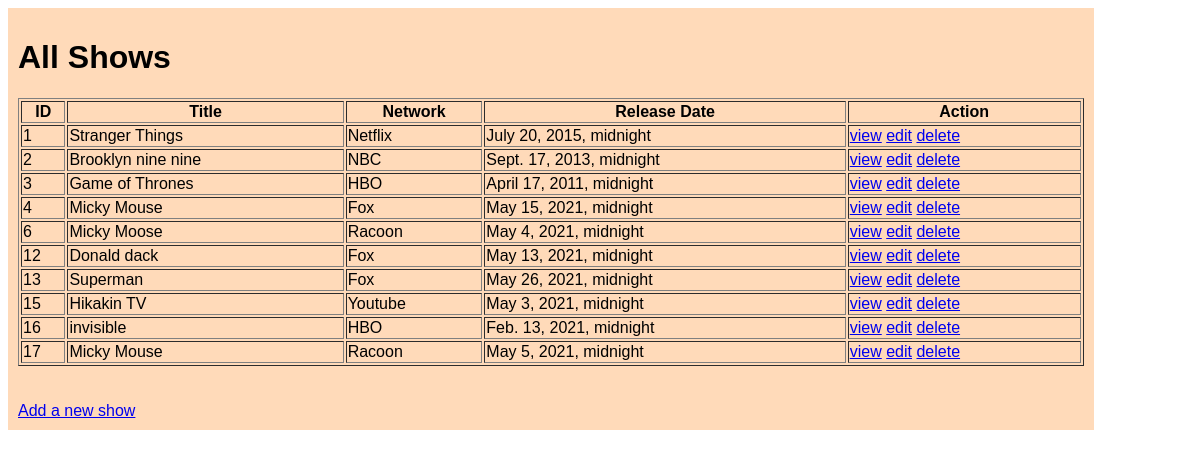
The page / on the database its author committed.
### tvshow_app/models.py (models this page shows)
class Tvshow(models.Model):
    title = models.TextField()
    network = models.CharField(max_length=45)
    release_date = models.DateTimeField()
    description = models.TextField(null=True)
    create_at = models.DateTimeField(auto_now_add=True)
    update_at = models.DateTimeField(auto_now=True)
    objects = TvshowManager()

### tvshow_app/views.py (the view)
# urls.py: path('', views.index),
def index(request):
    context = {
    'tvshows': Tvshow.objects.all()
    }
    return render(request, "shows.html", context)

### tvshow_app/templates/shows.html (shortened to what this page needs)
<!DOCTYPE html>
<html lang="en">
<head>
    {% load static %}
    <link rel="stylesheet" href="{%static 'style.css'%}">
</head>
<body>
    <div id="container">
        <h1> All Shows</h1>
        <table border="1">
            <tr>
                <th>ID</th>
                <th>Title</th>
                <th>Network</th>
                <th>Release Date</th>
                <th>Action</th>
            </tr>
            <tr>
                {% for tvshow in tvshows %}
                <td>{{ tvshow.id }}</td>
                <td>{{ tvshow.title }}</td>
                <td>{{ tvshow.network }}</td>
                <td>{{ tvshow.release_date }}</td>
                <td>
                    <a href=shows/{{tvshow.id}}>view</a>
                    <a href=shows/{{tvshow.id}}/edit>edit</a>
                    <a href=shows/{{tvshow.id}}/destroy>delete</a>
                </td>
            </tr>
            {% endfor %}
        </table>
        <br>
        <br>
        <a href=shows/new>Add a new show</a>
    </div>
</body>
</html>

### tvshow_app/static/style.css (style rules this page uses)
* { font-family:'Lucida Sans', 'Lucida Sans Regular', 'Lucida Grande', 'Lucida Sans Unicode', Geneva, Verdana, sans-serif; }
#container { width: 90%; height: 100%; background-color: peachpuff; padding: 10px; display: flex; flex-direction: column; }

### rows shown on the page
Tvshow: id "1", title "Stranger Things", network "Netflix", release_date "July 20, 2015, midnight"
Tvshow: id "2", title "Brooklyn nine nine", network "NBC", release_date "Sept. 17, 2013, midnight"
Tvshow: id "3", title "Game of Thrones", network "HBO", release_date "April 17, 2011, midnight"
Tvshow: id "4", title "Micky Mouse", network "Fox", release_date "May 15, 2021, midnight"
Tvshow: id "6", title "Micky Moose", network "Racoon", release_date "May 4, 2021, midnight"
Tvshow: id "12", title "Donald dack", network "Fox", release_date "May 13, 2021, midnight"
Tvshow: id "13", title "Superman", network "Fox", release_date "May 26, 2021, midnight"
Tvshow: id "15", title "Hikakin TV", network "Youtube", release_date "May 3, 2021, midnight"
Tvshow: id "16", title "invisible", network "HBO", release_date "Feb. 13, 2021, midnight"
Tvshow: id "17", title "Micky Mouse", network "Racoon", release_date "May 5, 2021, midnight"
